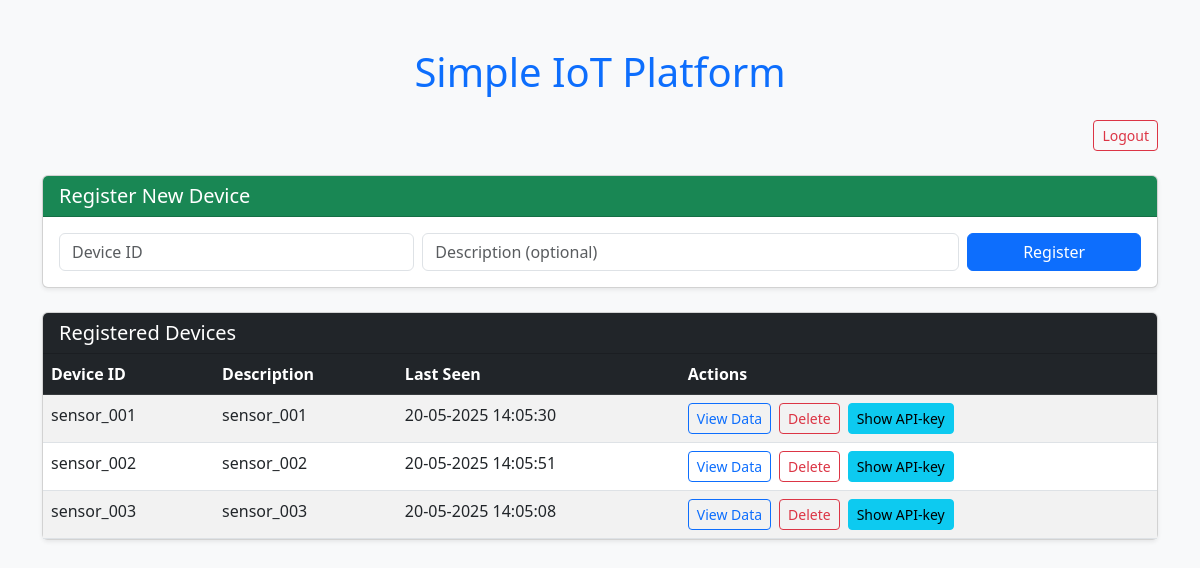
Screenshot of / (signed in) with the database file from the repository.
### main.py (models this page shows)
class Device(db.Model):
    device_id = db.Column(db.String(50), unique=True, nullable=False, primary_key=True)
    description = db.Column(db.String(200), nullable=True)
    sensordatas = db.relationship('SensorData', back_populates="device")
    api_key = db.Column(db.String(50), nullable=False)

class SensorData(db.Model):
    id = db.Column(db.Integer, primary_key=True)
    device_id = db.Column(db.ForeignKey('device.device_id'), nullable=False)
    data = db.Column(db.Text, nullable=False)
    timestamp = db.Column(db.DateTime, nullable=False, default=datetime.utcnow)
    device = db.relationship('Device', back_populates="sensordatas")

### main.py (the view)
@app.route('/')
@login_required
def test():
    devices = Device.query.order_by(Device.device_id).all()
    return render_template('index.html', devices=devices, parse_time=parse_time)

### main.py (called while the page is built)
@login_manager.user_loader
def load_user(user_id):
    return User.query.get(int(user_id))

def parse_time(time):
    return time.strftime('%d-%m-%Y %H:%M:%S')

### templates/index.html (shortened to what this page needs)
<!DOCTYPE html>
<html lang="en">
<head>
    <link href="https://cdn.jsdelivr.net/npm/bootstrap@5.3.0/dist/css/bootstrap.min.css" rel="stylesheet">
</head>
<body class="bg-light">
    <div class="container py-5">
        <h1 class="mb-4 text-center text-primary">Simple IoT Platform</h1>
        <div class="text-end mb-4">
            <a href="{{ url_for('logout') }}" class="btn btn-sm btn-outline-danger">Logout</a>
        </div>
        <div class="card mb-4 shadow-sm">
            <div class="card-header bg-success text-white">
                <h5 class="mb-0">Register New Device</h5>
            </div>
            <div class="card-body">
                <form method="POST" action="{{ url_for('register_device_ui') }}">
                    <div class="row g-2 align-items-center">
                        <div class="col-md-4">
                            <input type="text" class="form-control" name="device_id" placeholder="Device ID" required>
                        </div>
                        <div class="col-md-6">
                            <input type="text" class="form-control" name="description" placeholder="Description (optional)">
                        </div>
                        <div class="col-md-2">
                            <button type="submit" class="btn btn-primary w-100">Register</button>
                        </div>
                    </div>
                </form>
            </div>
        </div>
        <div class="card shadow-sm">
            <div class="card-header bg-dark text-white">
                <h5 class="mb-0">Registered Devices</h5>
            </div>
            <div class="card-body p-0">
                <table class="table table-striped table-hover mb-0">
                    <thead class="table-dark">
                        <tr>
                            <th scope="col">Device ID</th>
                            <th scope="col">Description</th>
                            <th scope="col">Last Seen</th>
                            <th scope="col">Actions</th>
                        </tr>
                    </thead>
                    <tbody>
                    {% for device in devices %}
                        <tr>
                            <td>{{ device.device_id }}</td>
                            <td>{{ device.description or 'N/A' }}</td>
                            <td>
                                {% if device.sensordatas %}
                                    {{ parse_time(device.sensordatas[0].timestamp) }}
                                {% else %}
                                    No data
                                {% endif %}
                            </td>
                            <td>
                                <div class="d-flex gap-2">
                                    {% if device.sensordatas %}
                                        <a href="{{ url_for('device', device_id=device.device_id) }}" class="btn btn-sm btn-outline-primary">View Data</a>
                                    {% else %}
                                        <button class="btn btn-sm btn-secondary" disabled>No Data</button>
                                    {% endif %}
                                    <form method="POST" action="{{ url_for('delete_device', device_id=device.device_id) }}" onsubmit="return confirm('Are you sure you want to delete this device?');">
                                        <button type="submit" class="btn btn-sm btn-outline-danger">Delete</button>
                                    </form>
                                    <button class="btn btn-sm btn-info" onclick="alert('API-key for device {{device.device_id}} is {{device.api_key}}')">Show API-key</button>
                                </div>
                            </td>
                        </tr>
                    {% endfor %}
                    </tbody>
                </table>
            </div>
        </div>
    </div>
</body>
</html>

### rows the page displays
Device: device_id "sensor_001", description "sensor_001"
SensorData: timestamp "20-05-2025 14:05:30"
Device: device_id "sensor_002", description "sensor_002"
SensorData: timestamp "20-05-2025 14:05:51"
Device: device_id "sensor_003", description "sensor_003"
SensorData: timestamp "20-05-2025 14:05:08"
